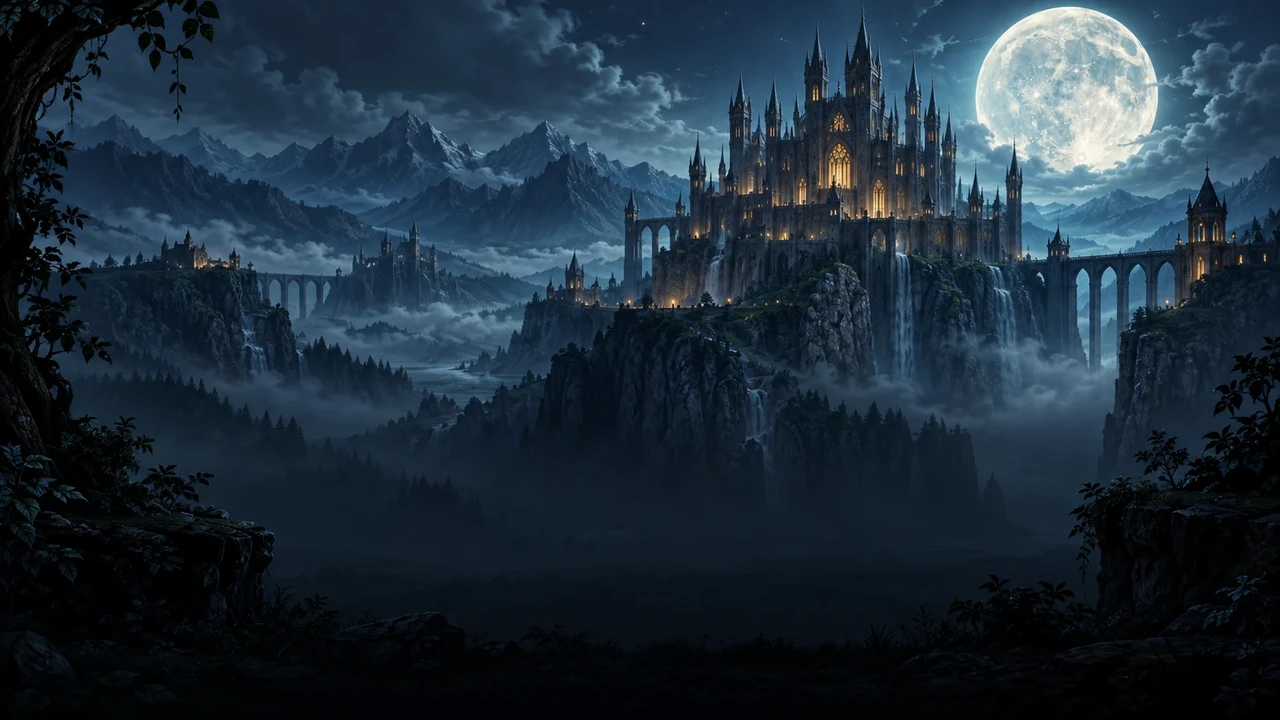
#> input picture assets/bg/astra-keep.webp, 1280 x 720 px, given in place of s4-far.webp, which was not available
$ python derive-new-stage-plates.py ../assets/bg/astra-keep.webp
#> lines starting #> are read from the running program, lines starting #| are printed output that depends on the picture; pictures that were not available may be replaced by others from this repository, and a replacement may not be noted
#> in main, im is the input picture: PIL image 1280x720 RGB; mean R, G, B 29.8, 45.8, 59
#!/usr/bin/env python3
"""Derive preview plates for new stages from existing art. Never rewrites s1–s4."""
from pathlib import Path
from PIL import Image, ImageEnhance

BG = Path(__file__).resolve().parent.parent / 'assets' / 'bg'

# key: (source, (r,g,b) gain, lift, saturation, brightness)
PLATES = {
    's5-far': ('s4-far', (0.82, 0.92, 1.18), (0, 10, 22), 1.12, 0.88),
    's5-floor': ('s4-floor', (1.12, 0.88, 0.78), (18, 8, 0), 0.92, 1.02),
    's5-mid0': ('s4-mid0', (0.88, 0.96, 1.12), (4, 8, 16), 1.08, 0.94),
    's5-mid1': ('s4-mid1', (1.05, 0.86, 1.10), (12, 0, 18), 1.18, 0.96),
    's5-mid2': ('s4-mid2', (0.92, 1.00, 1.08), (6, 10, 8), 1.04, 0.93),
    's5-mid3': ('s4-mid3', (0.86, 0.94, 1.16), (0, 6, 20), 1.10, 0.90),
    's5-mid4': ('s4-mid4', (1.10, 0.90, 0.86), (16, 4, 6), 1.12, 0.95),
    's5-mid5': ('s4-mid5', (0.90, 0.84, 1.20), (8, 0, 24), 1.16, 0.92),
    's6-far': ('s4-far', (0.72, 1.08, 1.16), (0, 18, 22), 1.05, 0.78),
    's6-floor': ('s4-floor', (1.18, 1.10, 0.92), (22, 18, 8), 0.88, 1.08),
    's6-mid0': ('s4-mid0', (0.78, 1.04, 1.10), (4, 16, 14), 1.02, 0.86),
    's6-mid1': ('s4-mid1', (0.80, 1.10, 1.14), (0, 20, 18), 1.08, 0.82),
    's6-mid2': ('s4-mid2', (0.88, 0.92, 1.18), (10, 4, 22), 1.14, 0.88),
    's6-mid3': ('s4-mid3', (0.74, 1.12, 1.20), (0, 16, 24), 1.10, 0.80),
    's6-mid4': ('s4-mid4', (1.08, 0.88, 1.06), (18, 8, 16), 1.16, 0.90),
    's6-mid5': ('s4-mid5', (0.92, 1.02, 1.18), (12, 10, 20), 1.12, 0.86),
    's7-far': ('s4-far', (1.12, 0.88, 0.78), (22, 8, 0), 1.08, 1.05),
    's7-floor': ('s4-floor', (0.96, 0.94, 1.04), (8, 6, 10), 0.90, 1.04),
    's7-mid0': ('s4-mid0', (1.10, 0.92, 0.82), (18, 6, 4), 1.04, 1.02),
    's7-mid1': ('s4-mid1', (0.88, 0.86, 1.08), (6, 4, 16), 1.02, 0.92),
    's7-mid2': ('s4-mid2', (0.90, 0.88, 1.10), (4, 4, 14), 1.00, 0.94),
    's7-mid3': ('s4-mid3', (1.06, 0.84, 1.12), (14, 0, 16), 1.10, 0.96),
    's7-mid4': ('s4-mid4', (1.08, 0.90, 0.80), (16, 8, 4), 1.06, 1.00),
    's7-mid5': ('s4-mid5', (1.14, 0.92, 0.76), (20, 8, 0), 1.08, 1.04),
}


def grade(im, gain, lift, sat, bright):
#> called with gain = (0.82, 0.92, 1.18), lift = (0, 10, 22), sat = 1.12, bright = 0.88
    r, g, b = im.split()
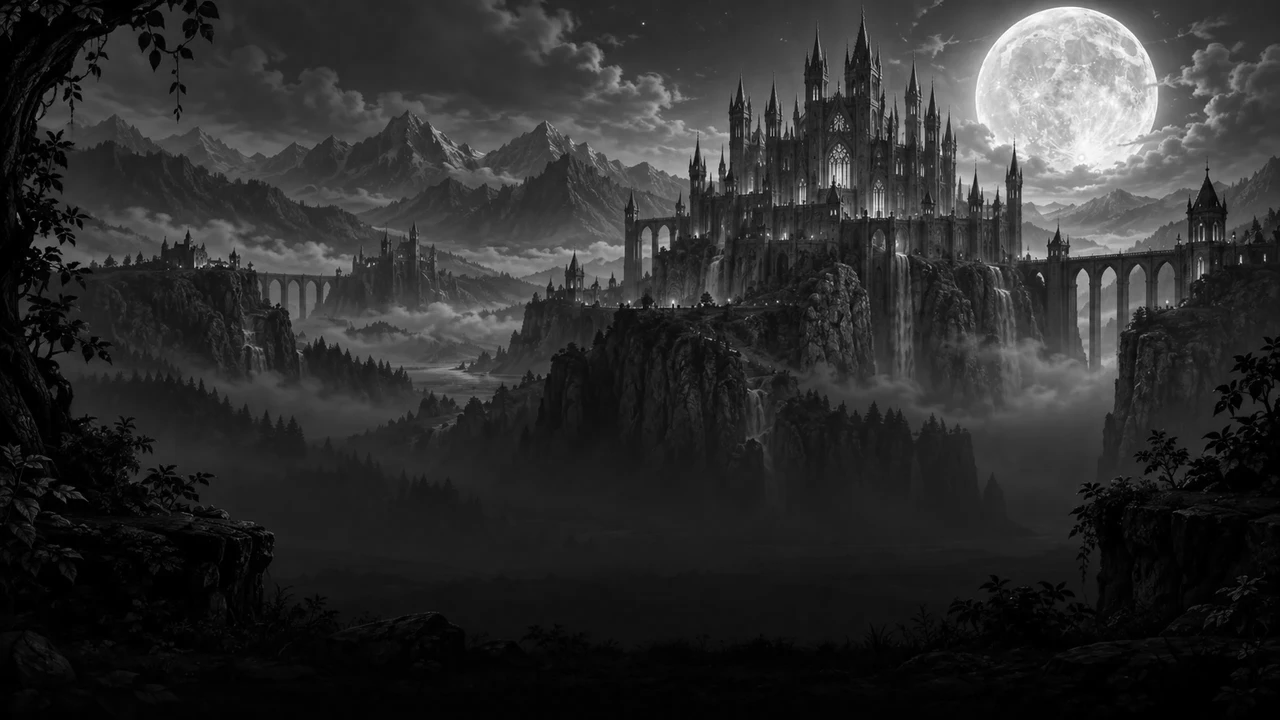
#> g: PIL image 1280x720 L; min 0, max 255, mean 45.8
    r, g, b = (c.point(lambda v, k=k, l=l: min(255, round(v * k + l))) for c, k, l in zip((r, g, b), gain, lift))
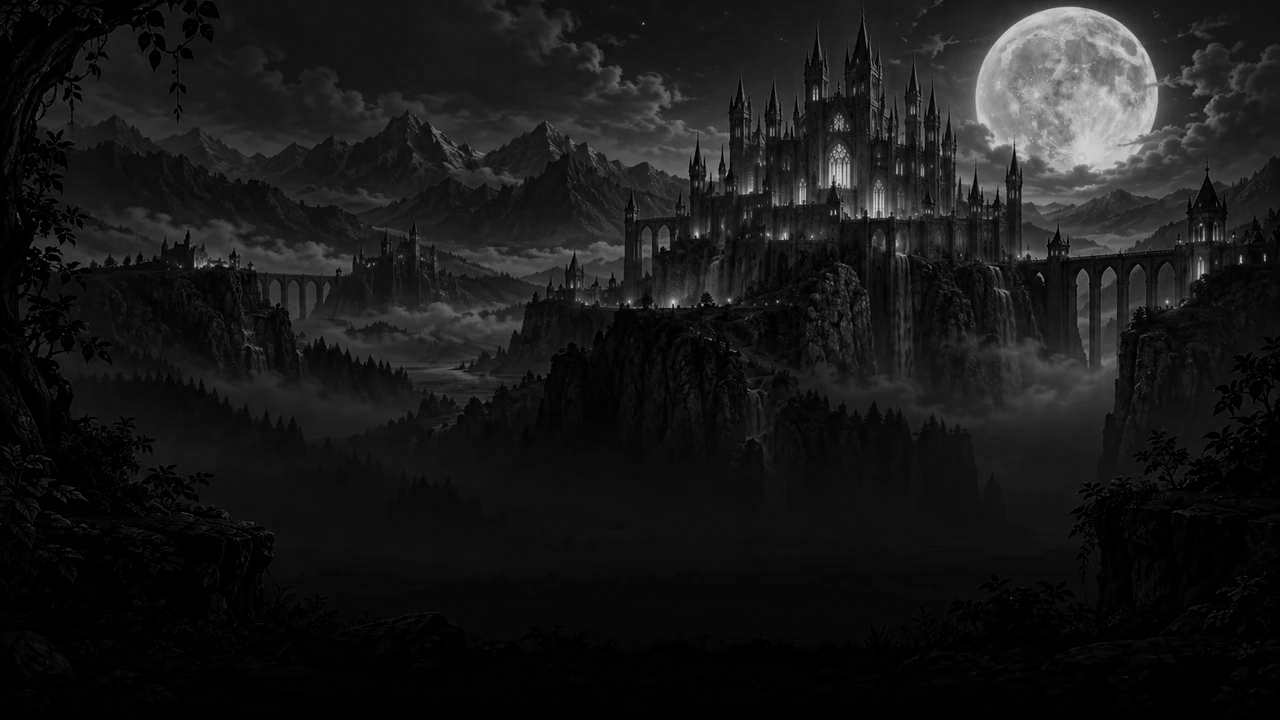
#> r: PIL image 1280x720 L; min 0, max 209, mean 24.5
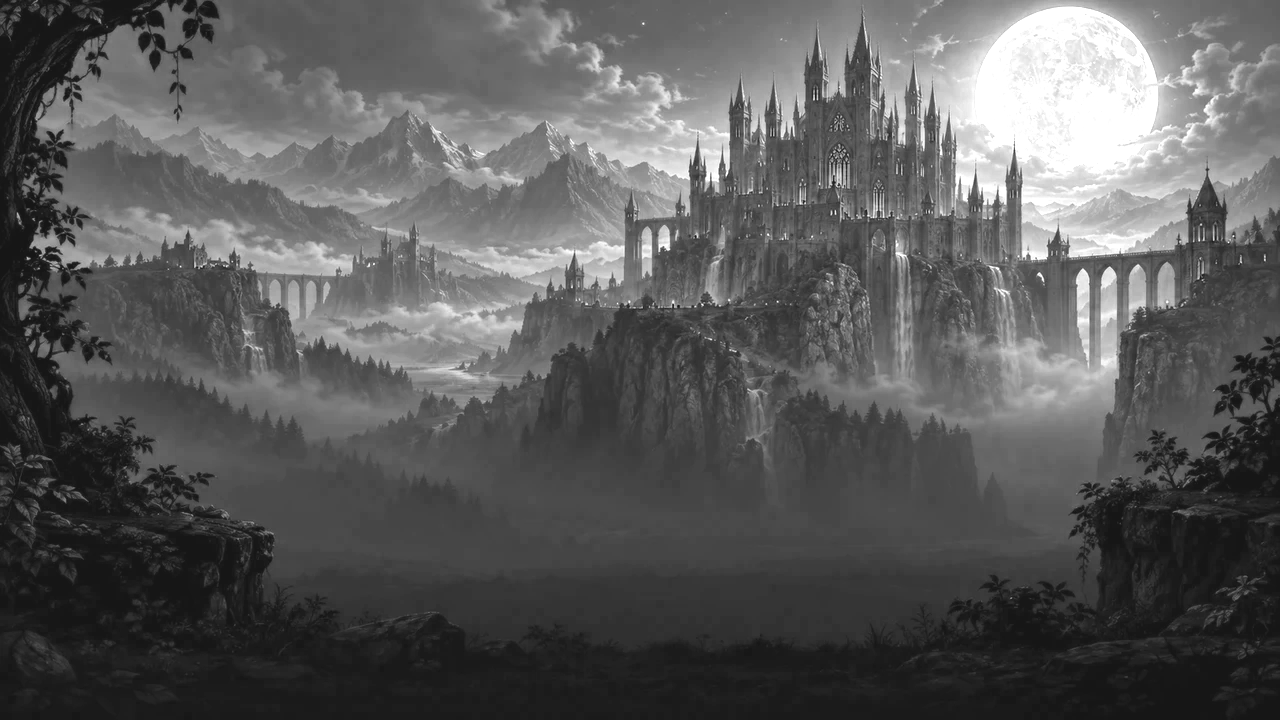
#> b: PIL image 1280x720 L; min 22, max 255, mean 91.2
    im = Image.merge('RGB', (r, g, b))
    im = ImageEnhance.Color(im).enhance(sat)
    return ImageEnhance.Brightness(im).enhance(bright)
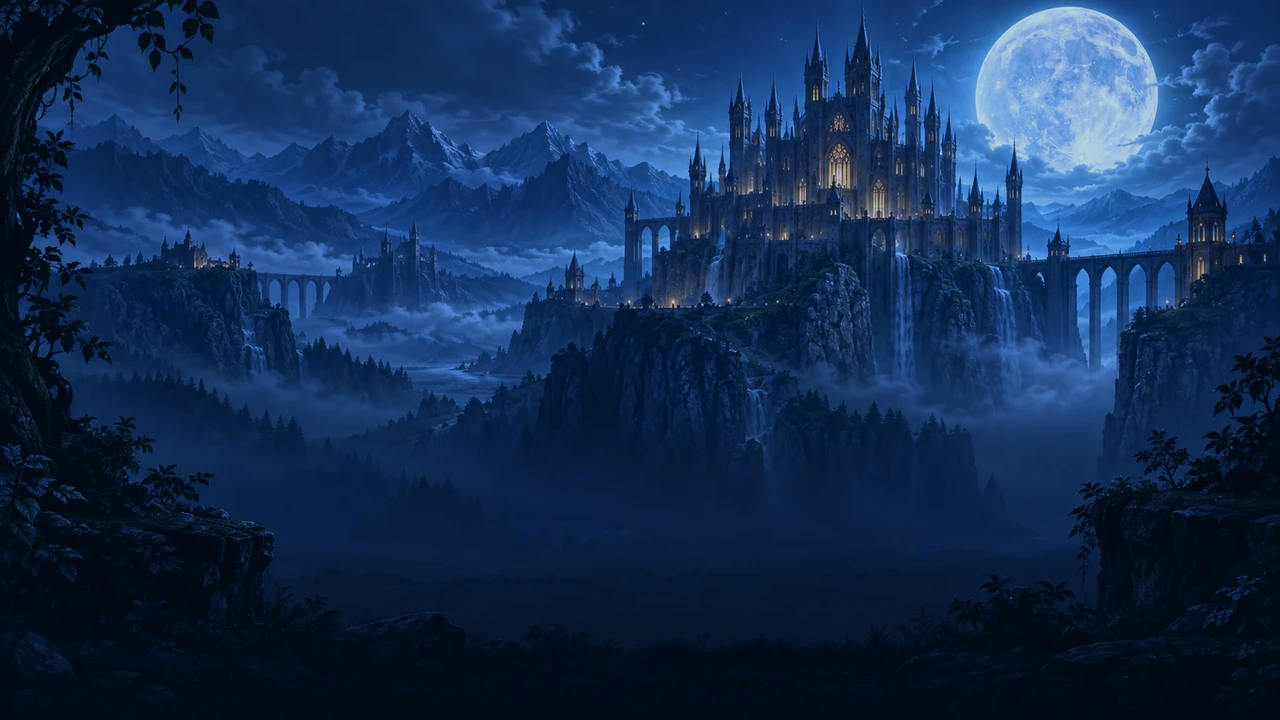
#> returned value: PIL image 1280x720 RGB; mean R, G, B 18.3, 45.5, 83.8


def main(only=None):
    for key, (src, gain, lift, sat, bright) in PLATES.items():
        if only and not key.startswith(only):
            continue
        im = Image.open(BG / f'{src}.webp').convert('RGB')
        im = grade(im, gain, lift, sat, bright)
        im.save(BG / f'{key}.webp', 'WEBP', quality=80, method=6)
        print(key, '<-', src, im.size)
#| s5-far <- s4-far (1280, 720)
#> pass 2 of the loop in main, `for key, (src, gain, lift, sat, bright) in PLATES.items():`:
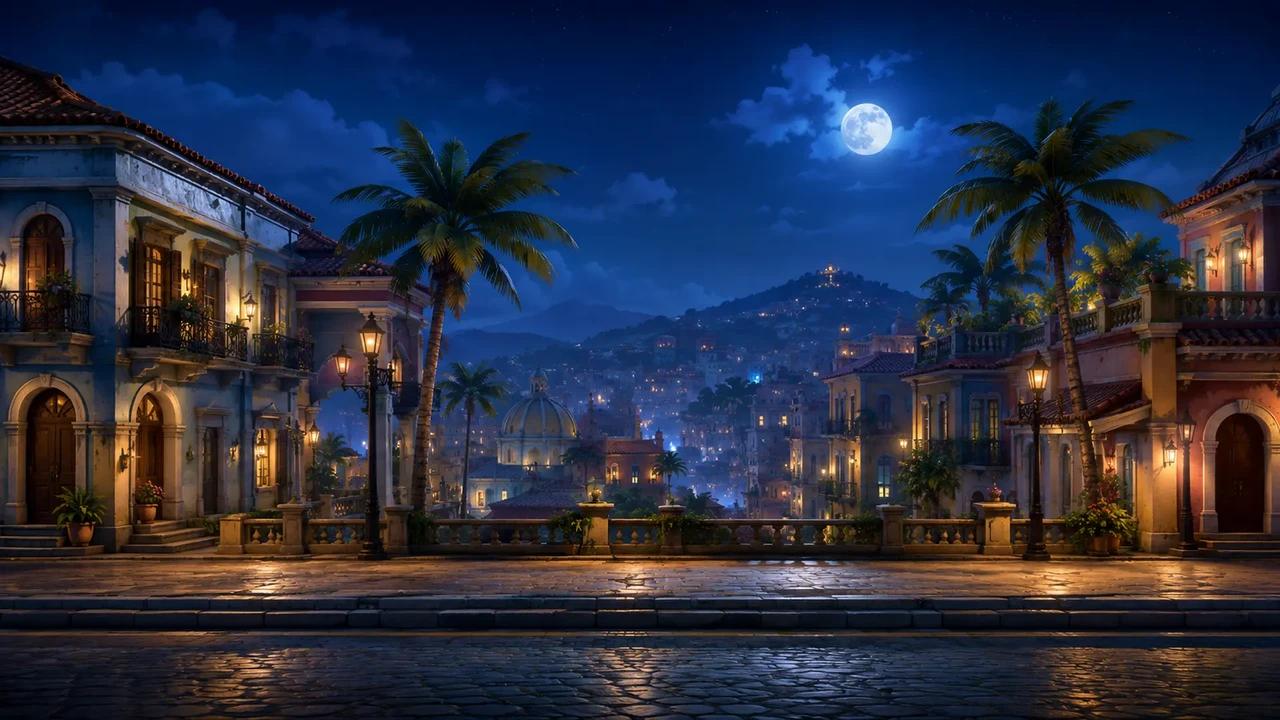
#> input picture assets/bg/chapter1-boulevard.webp, 1280 x 720 px, given in place of s4-floor.webp, which was not available
#> in main, im is the input picture: PIL image 1280x720 RGB; mean R, G, B 41.5, 47.3, 66.9
#> in grade (call 2), `r, g, b = (c.point(lambda v, k=k, l=l: min(255, round(v * k + l))) for..`:
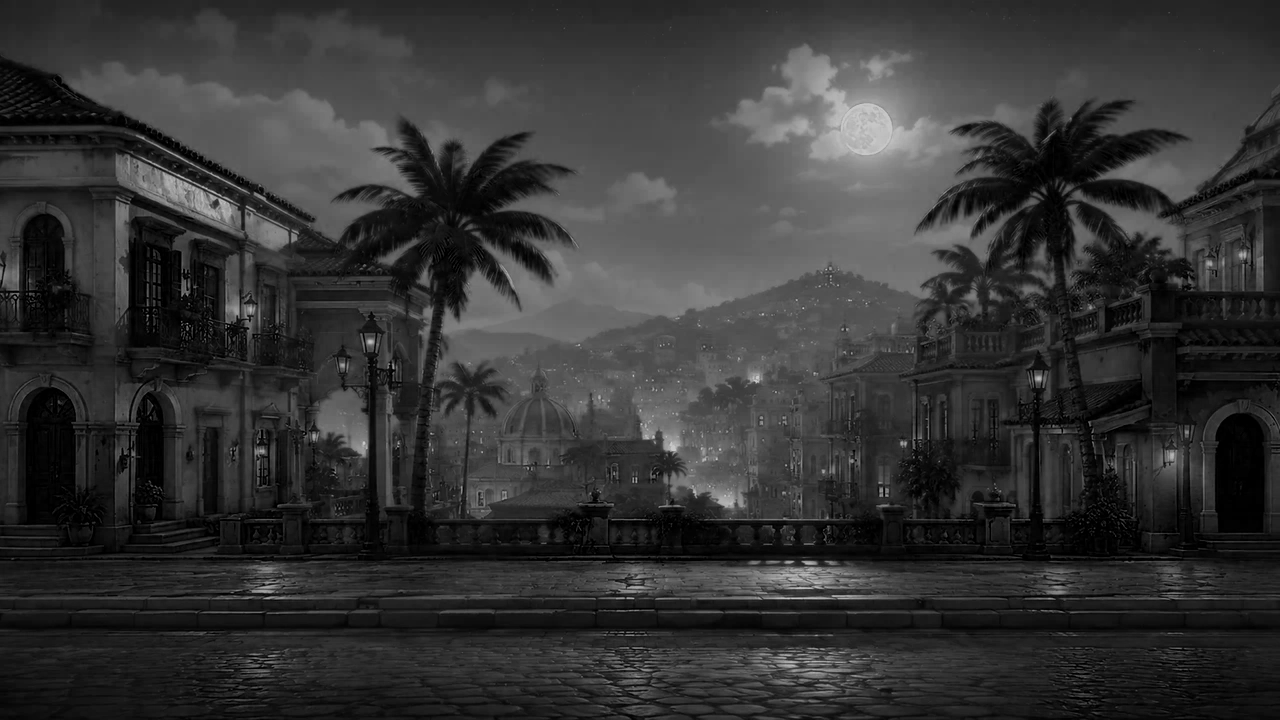
#> b: PIL image 1280x720 L; min 0, max 199, mean 52.2
#> in grade (call 2), `im = Image.merge('RGB', (r, g, b))`:
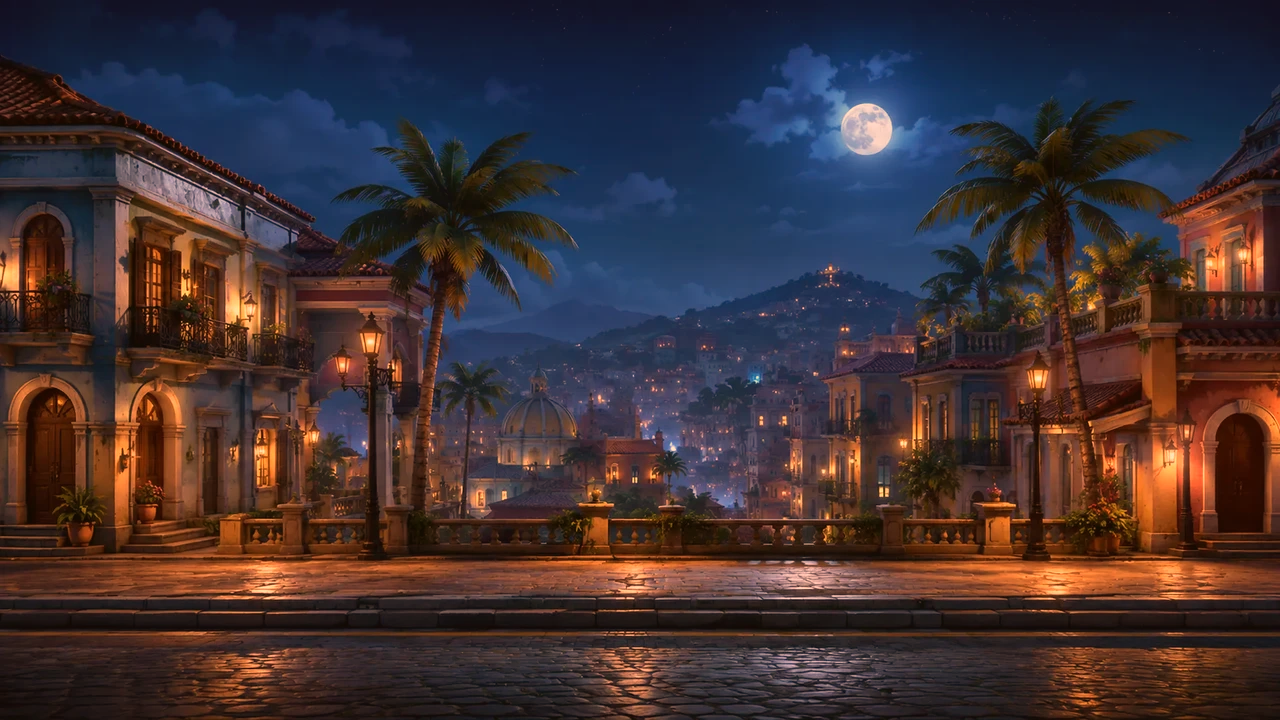
#> im: PIL image 1280x720 RGB; mean R, G, B 64.3, 49.6, 52.2
#| s5-floor <- s4-floor (1280, 720)


if __name__ == '__main__':
    import sys
    only = None
    if '--only' in sys.argv:
        only = sys.argv[sys.argv.index('--only') + 1]
#> (the run stopped early here; a loop or call above may not have finished)
